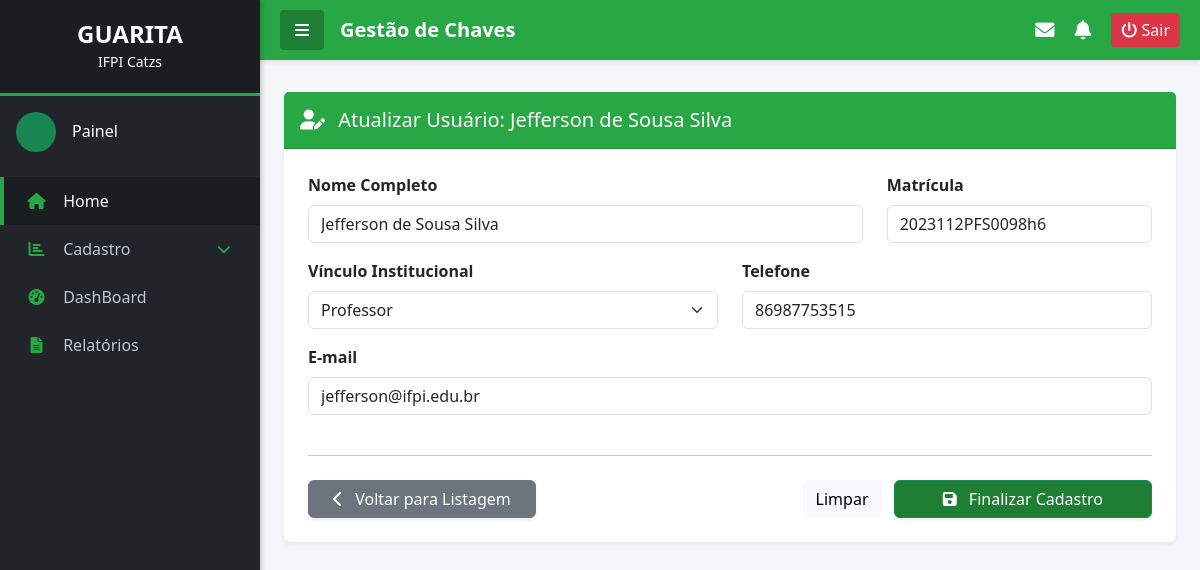
The page /usuarios/editar/10 on the database its author committed.
### controle_chaves/models.py (models this page shows, shortened)
class Usuario(models.Model):
    VINCULO_CHOICES = [
        ('ALUNO', 'Aluno'),
        ('PROFESSOR', 'Professor'),
        ('SERVIDOR', 'Servidor'),
        ('TERCEIRIZADO', 'Terceirizado'),
    ]
    nome = models.CharField(max_length=100)
    matricula = models.CharField(max_length=20, unique=True)
    vinculo = models.CharField(max_length=20, choices=VINCULO_CHOICES, default='ALUNO')
    email = models.EmailField()
    telefone = models.CharField(max_length=15)

### controle_chaves/views.py (the view)
# urls.py: path('usuarios/editar/<int:id>', views.editar_usuario, name='editar_usuario'),
def editar_usuario(request, id):
    try:
        usuario_instancia = Usuario.objects.get(pk=id)
    except Usuario.DoesNotExist:
        messages.error(request, 'Usuário não encontrado')
        return redirect('listar_usuario')
    if request.method == 'POST':
        form = UsuarioForm(request.POST, instance=usuario_instancia)
        if form.is_valid():
            form.save()
            messages.success(request, 'Usuário atualizado com sucesso!')
            return redirect('listar_usuario')
    else:
        form = UsuarioForm(instance=usuario_instancia)
    return render(request, 'home/usuarios/form.html', {'form': form})

### controle_chaves/forms.py
class UsuarioForm(forms.ModelForm):
    class Meta:
        model = Usuario
        fields = ['nome', 'matricula', 'vinculo', 'email', 'telefone']
        widgets = {
            'nome': forms.TextInput(attrs={'class': 'form-control', 'placeholder': 'Nome Completo'}),
            'matricula': forms.TextInput(attrs={'class': 'form-control', 'placeholder': 'Matrícula'}),
            'vinculo': forms.Select(attrs={'class': 'form-select'}),
            'email': forms.EmailInput(attrs={'class': 'form-control', 'placeholder': 'email@ifpi.edu.br'}),
            'telefone': forms.TextInput(attrs={'class': 'form-control', 'placeholder': '(86) 99999-9999'}),
        }

### controle_chaves/templates/home/usuarios/form.html (shortened to what this page needs)
{% extends "home/base.html" %}
{% block conteudo %}
<div class="container-fluid px-0">
    <div class="row justify-content-center">
        <div class="col-12">
            <div class="card border-0 shadow-sm mt-2">
                <div class="card-header text-white fw-bold py-3" style="background-color: var(--ifpi-verde);">
                    <h5 class="mb-0">
                        <i class="fas {% if form.instance.pk %}fa-user-edit{% else %}fa-user-plus{% endif %} me-2"></i>
                        {% if form.instance.pk %}
                            Atualizar Usuário: {{ form.instance.nome }}
                        {% else %}
                            Cadastro de Usuários
                        {% endif %}
                    </h5>
                </div>
                <div class="card-body p-4">
                    <form method="POST" action="">
                        <div class="row">
                            <div class="col-md-8 mb-3">
                                <label class="form-label fw-bold">Nome Completo</label>
                                {{ form.nome }}
                            </div>
                            <div class="col-md-4 mb-3">
                                <label class="form-label fw-bold">Matrícula</label>
                                {{ form.matricula }}
                            </div>
                        </div>
                        <div class="row">
                            <div class="col-md-6 mb-3">
                                <label class="form-label fw-bold">Vínculo Institucional</label>
                                {{ form.vinculo }}
                            </div>
                            <div class="col-md-6 mb-3">
                                <label class="form-label fw-bold">Telefone</label>
                                {{ form.telefone }}
                            </div>
                        </div>
                        <div class="row">
                            <div class="col-md-12 mb-3">
                                <label class="form-label fw-bold">E-mail</label>
                                {{ form.email }}
                            </div>
                        </div>
                        <hr class="mt-4 mb-4">
                        <div class="d-flex justify-content-between align-items-center">
                            <a href="{% url 'listar_usuario' %}" class="btn btn-secondary shadow-sm px-4 text-white">
                                     <i class="fas fa-chevron-left me-2"></i> Voltar para Listagem
                            </a>
                            <div>
                                <button type="reset" class="btn btn-light me-2">Limpar</button>
                                <button type="submit" class="btn btn-success px-5 shadow-sm" style="background-color: var(--ifpi-verde-escuro);">
                                    <i class="fas fa-save me-2"></i> Finalizar Cadastro
                                </button>
                            </div>
                        </div>
                    </form>
                </div>
            </div>
        </div>
    </div>
</div>
{% endblock conteudo %}

### controle_chaves/templates/home/base.html (style rules this page uses)
:root { --ifpi-verde: #28a745; --ifpi-verde-escuro: #1e7e34; --ifpi-vermelho: #dc3545; --ifpi-preto: #212529; --ifpi-preto-escuro: #1a1e21; --ifpi-branco: #ffffff; --fundo-conteudo: #f4f6f9; --sidebar-width: 260px; }
body { font-family: 'Segoe UI', Tahoma, Geneva, Verdana, sans-serif; background-color: var(--fundo-conteudo); margin: 0; overflow-x: hidden; }

### rows shown on the page
Usuario: instance.nome "Jefferson de Sousa Silva", nome "Jefferson de Sousa Silva", matricula "2023112PFS0098h6", vinculo "Professor", telefone "86987753515", email "jefferson@ifpi.edu.br"
